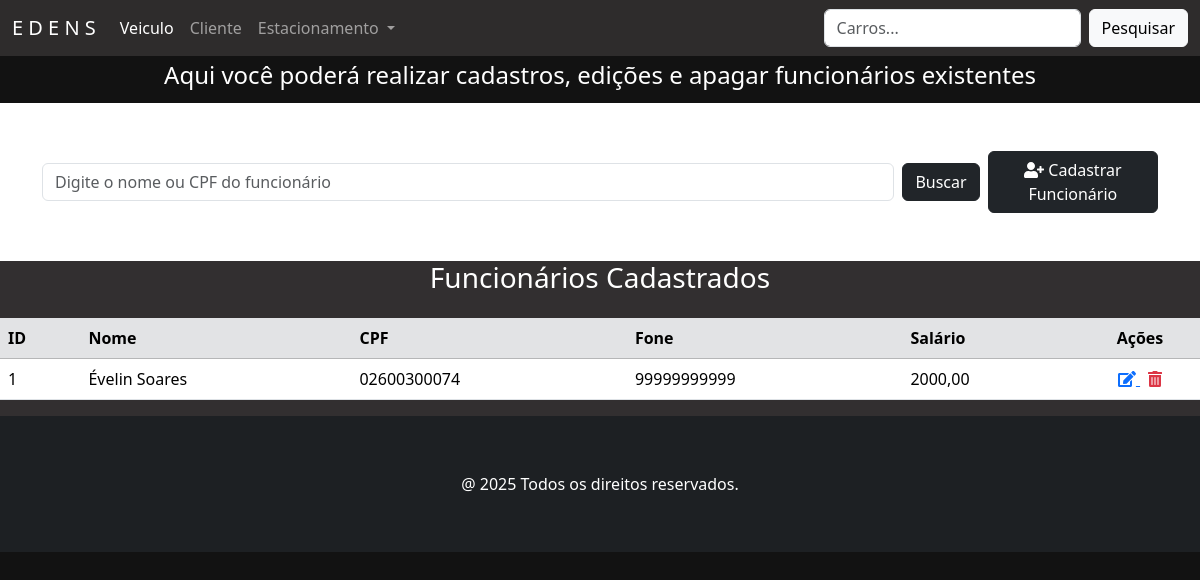
The app's page /funcionarios/, older data.
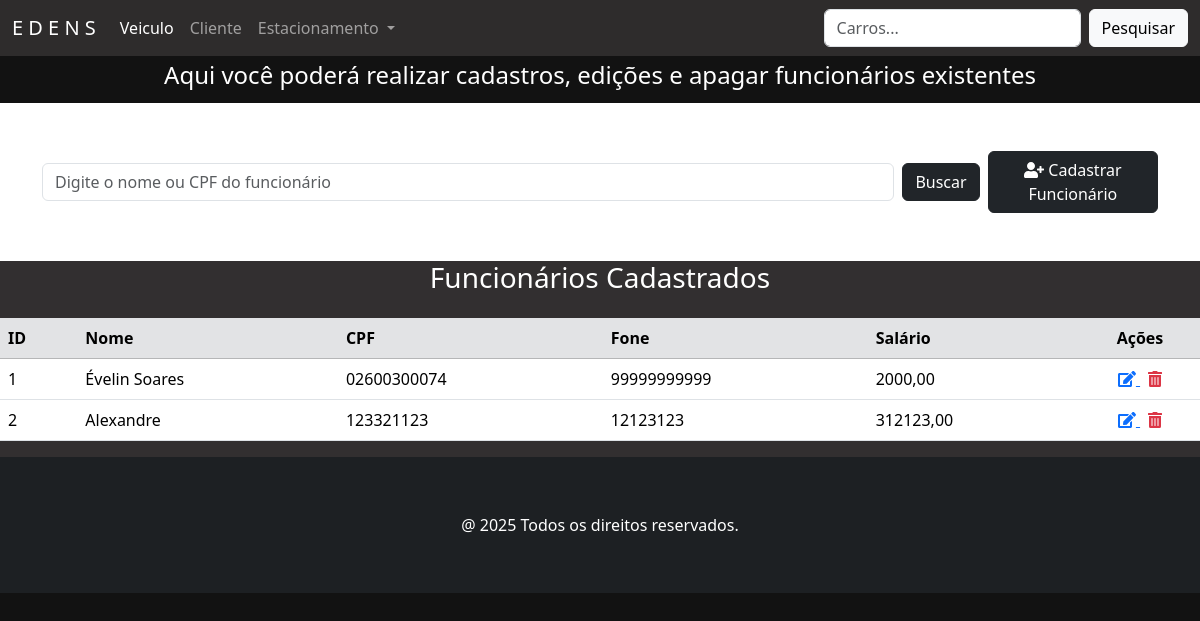
The same page, newer data.
### funcionarios/models.py (models this page shows, shortened)
class Funcionario(models.Model):
    idFuncionario = models.AutoField(primary_key=True, verbose_name='ID Estadia')
    nome = models.CharField('Nome', max_length=50, help_text='Nome completo')
    cpf = models.CharField('CPF', max_length=11, help_text='CPF completo', unique=True)
    fone = models.CharField('Fone', max_length=11, help_text='Número de telefone', unique=True)
    cargo = models.CharField('Cargo', max_length=20, choices=CARGO_CHOICES)
    salario = models.DecimalField('Salário', max_digits=10, decimal_places=2, help_text='Salário do funcionário')
    class Meta:
        verbose_name = 'Funcionário'
        verbose_name_plural = 'Funcionários'

### funcionarios/views.py (the view)
# urls.py: path('funcionarios/', FuncionarioView.as_view(), name='funcionarios'),
class FuncionarioView(ListView):
    model = Funcionario
    template_name = 'funcionarios.html'
    def get_queryset(self):
        buscar = self.request.GET.get('buscar')
        qs = super(FuncionarioView, self).get_queryset()
        if buscar:
            qs = qs.filter(nome__icontains=buscar)
        if qs.count() > 0:
            paginator = Paginator(qs, 10)
            listagem = paginator.get_page(self.request.GET.get('page'))
            return listagem
        else:
            return messages.info(self.request, 'Não existem funcionarios cadastrados.')

### funcionarios/templates/funcionarios.html (shortened to what this page needs)
{% extends 'principal.html' %}
{% load django_bootstrap5 %}
{% load static %}
{% block content %}
<div class="contaier-flex text-center text-white" style="background-color: #121212; padding: 5px">
    <h4>Aqui você poderá realizar cadastros, edições e apagar funcionários existentes</h4>
</div>
<section class="section">
    <div class="container mb-5 mt-5">
        <form action="" method="GET" class="d-flex justify-content-start align-items-center gap-2">
            <input class="form-control" type="text" name="buscar" value="{{ request.GET.buscar }}"
                   placeholder="Digite o nome ou CPF do funcionário" style="max-width: 900px;">
            <button type="submit" class="btn btn-dark">Buscar</button>
            <a href="{% url 'funcionario_adicionar' %}" class="btn btn-dark">
                <i class="fas fa-user-plus"></i> Cadastrar Funcionário
            </a>
        </form>
    </div>
</section>
{% if object_list %}
<div class="card-body" style="background-color: #322f30">
    <h3 class="text-center text-white mb-4">Funcionários Cadastrados</h3>
    <div class="table-responsive">
        <table class="table table-hover">
            <thead class="table-secondary">
                <tr>
                    <th>ID</th>
                    <th>Nome</th>
                    <th>CPF</th>
                    <th>Fone</th>
                    <th>Salário</th>
                    <th style="width: 120px; text-align: center">Ações</th>
                </tr>
            </thead>
            <tbody>
                {% for funcionario in object_list %}
                <tr>
                    <td>{{ funcionario.idFuncionario }}</td>
                    <td>{{ funcionario.nome }}</td>
                    <td>{{ funcionario.cpf }}</td>
                    <td>{{ funcionario.fone }}</td>
                    <td>{{ funcionario.salario }}</td>
                    <td class="text-center">
                        <a href="{% url 'funcionario_editar' funcionario.pk %}" class="me-2" title="Editar">
                            <i class="fas fa-edit"></i>
                        </a>
                        <a href="{% url 'funcionario_apagar' funcionario.pk %}" title="Apagar" class="text-danger">
                            <i class="fas fa-trash-alt"></i>
                        </a>
                    </td>
                </tr>
                {% endfor %}
            </tbody>
        </table>
    </div>
</div>
{% else %}
    <p class="text-center mt-4">Nenhum funcionário encontrado.</p>
{% endif %}
{% endblock %}

Row changes from the older to the newer data that the page shows:
added Funcionario: idFuncionario "2", nome "Alexandre", cpf "123321123", fone "12123123", salario "312123,00"
